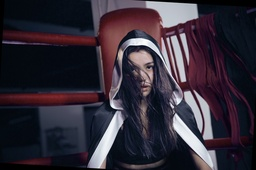
#> input picture fa.jpeg, 256 x 170 px, shrunk from 900 x 597 before the run
$ jupyter execute '模糊二值化.ipynb'   (shell and % lines are left out)   (older library calls are emulated)
#> lines starting #> are read from the running program, lines starting #| are printed output that depends on the picture; after the words box and inside, x2 and y2 are one past the last pixel; in counts of white or black regions, pixels touching at a corner belong together
[cell 1]
from PIL import Image
import numpy as np
import matplotlib.pyplot as plt
import scipy.misc
from scipy.linalg import solve
import seaborn as sns
sns.set_style("white")
im = Image.open('fa.jpeg')
#> im is the input picture: PIL image 256x170 RGB; mean R, G, B 51.1, 44.2, 55.6
im = np.asarray(im.convert('L'))
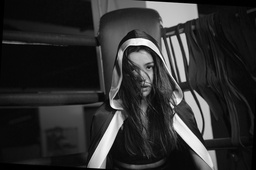
#> im: shape (170, 256); min 0, max 254, mean 47.6
plt.imshow(im)
plt.gray()
plt.show()
ax = sns.distplot(im.flatten(), color="y")
#> figure, not shown here; tallest bar 0.0371 high, from x = 5.08 to 10.16; curve peaks at x = 12.52, y = 0.0231

[cell 2]
#宣告filter 大小
filter_size = (3,3)
half_filter = np.int((filter_size[0]-1)/2)
average_filter = np.ones(filter_size)/9

#先幫原圖加上padding
def padwithzeros(vector, pad_width, iaxis, kwargs):
    vector[:pad_width[0]] = 255
    vector[-pad_width[1]:] = 255
    return vector
padding_f = np.lib.pad(im,half_filter,padwithzeros)
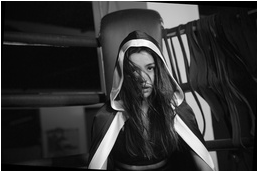
#> padding_f: shape (172, 258); min 0, max 255, mean 51.6
new_pic = np.zeros(im.shape)
it = np.nditer(new_pic,flags = ['multi_index'],op_flags = ['readwrite'])
#> new_pic: shape (170, 256) float64; every value is 0
neighbor_area = np.zeros(filter_size)
while not it.finished:
    neighbor_area = padding_f[it.multi_index[0]:it.multi_index[0]+filter_size[0]+1,it.multi_index[1]:it.multi_index[1]+filter_size[0]+1]
    it[0] = np.average(neighbor_area.flatten())
    it.iternext()
plt.imshow(new_pic)
plt.gray()
plt.show()
ax = sns.distplot(new_pic.flatten(), color="y")
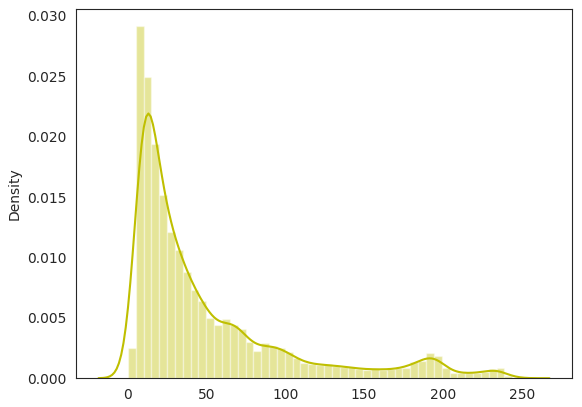
#> figure drawn by matplotlib, 1 panel; tallest bar 0.0291 high, from x = 4.98 to 9.96; curve peaks at x = 13.05, y = 0.0219

[cell 3]
#二值化去除雜訊，門檻為max的25%
threadhold = np.int(0.25*np.max(im))
#> threadhold = 63
it = np.nditer(new_pic,flags = ['multi_index'],op_flags = ['readwrite'])
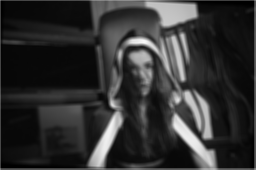
#> new_pic: shape (170, 256) float64; min 0, max 249.1, mean 49.6
while not it.finished:
    if it[0]<=threadhold:
        it[0] = 0
    else:
        it[0] = threadhold
    it.iternext()

plt.imshow(new_pic)
plt.gray()
plt.show()
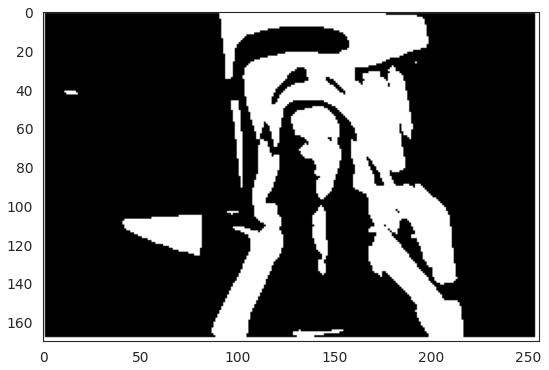
#> figure drawn by matplotlib, 1 panel
ax = sns.distplot(new_pic.flatten(), color="y")
#> figure, not shown here; tallest bar 0.211 high, from x = 0 to 3.5; curve peaks at x = 0.166, y = 0.0903

[cell 4]
noise_map = np.random.random_integers(-5,10,size=im.shape)
mask1 = np.ma.masked_equal(noise_map,5).mask
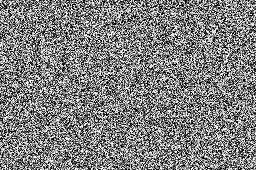
#> noise_map: shape (170, 256) int64; min -5, max 10, mean 2.51; drawn with min black and max white
mask2 = np.ma.masked_equal(noise_map,-5).mask
mask = np.ma.mask_or(mask1,mask2)
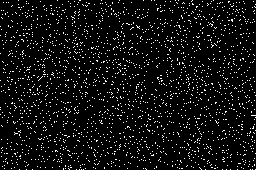
#> mask1: shape (170, 256) bool; 6.3% white in thin lines or dots
noise_map[~mask] = 0
noise_img = im.copy()
padding_g = np.lib.pad(noise_img,half_filter,padwithzeros)

#加入椒鹽雜訊
it = np.nditer(noise_img,flags = ['multi_index'],op_flags = ['readwrite'])
while not it.finished:
    if noise_map[it.multi_index[0]][it.multi_index[1]]>0:
        it[0] = 255
    elif noise_map[it.multi_index[0]][it.multi_index[1]]<0:
        it[0] = 0
    it.iternext()
plt.imshow(noise_img)
plt.gray()
plt.show()

#加入padding
padding_noise_img = np.lib.pad(noise_img,half_filter,padwithzeros)
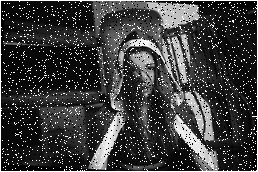
#> padding_noise_img: shape (172, 258); min 0, max 255, mean 61.5
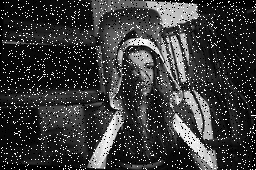
#> noise_img: shape (170, 256); 12.39% of pixels changed, all inside (x1, y1, x2, y2) = (0, 0, 256, 170)
#使用中值濾波
new_pic_mid = np.zeros(im.shape)
it = np.nditer(new_pic_mid,flags = ['multi_index'],op_flags = ['readwrite'])
neighbor_area = np.zeros(filter_size)
while not it.finished:
    neighbor_area = padding_f[it.multi_index[0]:it.multi_index[0]+filter_size[0]+1,it.multi_index[1]:it.multi_index[1]+filter_size[0]+1]
    it[0] = np.median(neighbor_area.flatten())
    it.iternext()
plt.imshow(new_pic_mid)
plt.gray()
plt.show()
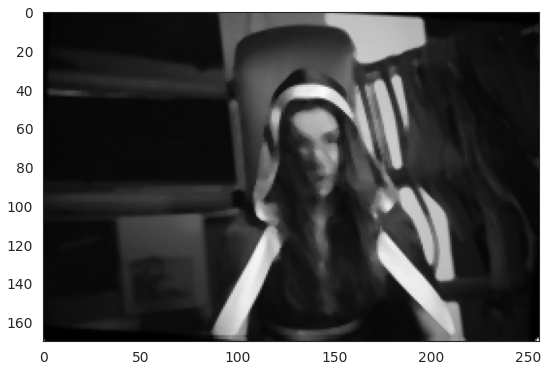
#> figure drawn by matplotlib, 1 panel

$ run again, with face.png saved as fa.jpeg
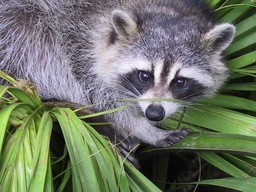
#> input picture face.png, 256 x 192 px, shrunk from 1024 x 768 before the run
#> im is the input picture: PIL image 256x192 RGB; mean R, G, B 110.7, 117.7, 102.1
#> im: shape (192, 256)
#> threadhold = 63
#> mask1: shape (192, 256) bool; 6.3% white in thin lines or dots
#> `padding_noise_img = np.lib.pad(noise_img,half_filter,padwithzeros)`:
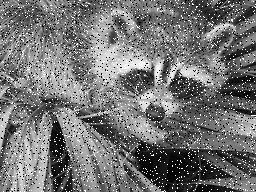
#> noise_img: shape (192, 256); min 0, max 255, mean 115.7
